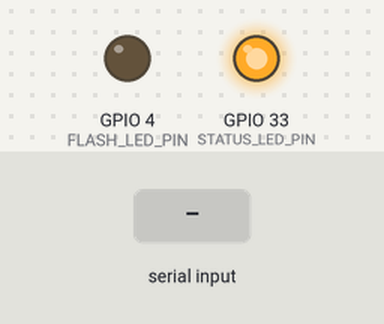
This sketch was run on a simulated ESP32. Parts: output pins drawn as LEDs (lit = HIGH). Inputs (shaded band) come from the test bench. WiFi joins after 1.5 s; servers stay silent unless stated; the camera gives no picture; what the sketch prints to the serial monitor is not drawn.

Above: at 7.4 s.
7.5 s: "ANALYZE\n" received over Serial
At 7.6 s:
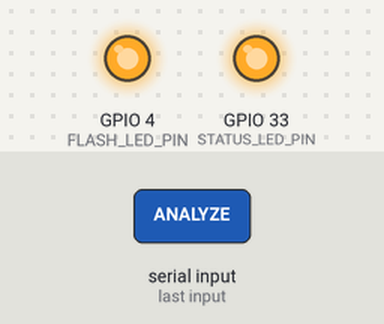
At 8.9 s:
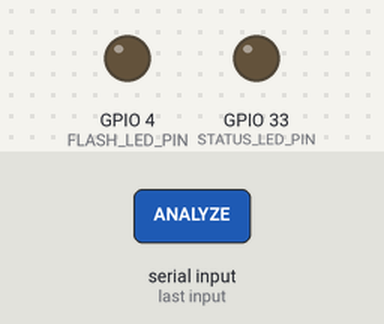
9.1 s: "INIT\n" received over Serial
11.8 s: "STATUS\n" received over Serial
Timing chart, 0 to 19.8 s (numbered marks = the images above; inputs shaded):
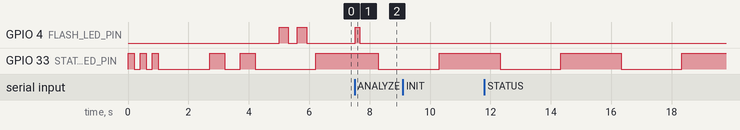

The sketch:

ESP32_Car_Damage_Bridge.ino
```cpp
/*
 * ESP32-CAM Car Damage Detection Bridge
 * ====================================
 *
 * This code creates a bridge between STM32F103C8T6 and Flask AI server
 * for real-time car damage detection using ESP32-CAM module.
 *
 * Features:
 * - WiFi connectivity for AI server communication
 * - Camera capture and image upload to Flask server
 * - UART communication with STM32 microcontroller
 * - JSON response processing and forwarding
 * - Automatic retry and error handling
 * - Status LED indicators
 *
 * Hardware: ESP32-CAM (AI-Thinker)
 * Author: AI Assistant
 * Date: November 2025
 */

#include "esp_camera.h"
#include <WiFi.h>
#include <HTTPClient.h>
#include <ArduinoJson.h>
#include <Base64.h>

// ======================== WiFi Configuration ========================
const char* ssid = "YOUR_WIFI_NAME";          // Replace with your WiFi SSID
const char* password = "YOUR_WIFI_PASSWORD";   // Replace with your WiFi password
const char* flask_server = "http://192.168.1.100:5000";  // Replace with your PC IP

// ======================== Pin Definitions ========================
#define FLASH_LED_PIN 4     // Built-in flash LED
#define STATUS_LED_PIN 33   // Status LED (if available)

// ======================== Camera Configuration ========================
// AI-Thinker ESP32-CAM pin configuration
#define PWDN_GPIO_NUM     32
#define RESET_GPIO_NUM    -1
#define XCLK_GPIO_NUM      0
#define SIOD_GPIO_NUM     26
#define SIOC_GPIO_NUM     27
#define Y9_GPIO_NUM       35
#define Y8_GPIO_NUM       34
#define Y7_GPIO_NUM       39
#define Y6_GPIO_NUM       36
#define Y5_GPIO_NUM       21
#define Y4_GPIO_NUM       19
#define Y3_GPIO_NUM       18
#define Y2_GPIO_NUM        5
#define VSYNC_GPIO_NUM    25
#define HREF_GPIO_NUM     23
#define PCLK_GPIO_NUM     22

// ======================== Global Variables ========================
bool wifi_connected = false;
bool camera_initialized = false;
unsigned long last_heartbeat = 0;
unsigned long last_analysis_request = 0;
int analysis_counter = 0;
String latest_result = "";

// Camera and HTTP objects
camera_fb_t * fb = NULL;
HTTPClient http;
WiFiClient client;

// ======================== Function Declarations ========================
void setup();
void loop();
bool initializeWiFi();
bool initializeCamera();
bool performDamageAnalysis();
bool uploadImageForAnalysis();
void handleSTM32Commands();
void sendToSTM32(String message);
void blinkLED(int pin, int times, int delayMs);
void updateStatusLED();
String parseFlaskResponse(String response);

// ======================== Setup Function ========================
void setup() {
  Serial.begin(115200);

  // Initialize pins
  pinMode(FLASH_LED_PIN, OUTPUT);
  pinMode(STATUS_LED_PIN, OUTPUT);
  digitalWrite(FLASH_LED_PIN, LOW);
  digitalWrite(STATUS_LED_PIN, LOW);

  Serial.println("\n=======================================");
  Serial.println("🚗 ESP32-CAM Car Damage Detection Bridge");
  Serial.println("=======================================");

  // Startup LED sequence
  blinkLED(STATUS_LED_PIN, 3, 200);

  // Initialize WiFi
  Serial.println("🌐 Initializing WiFi...");
  wifi_connected = initializeWiFi();

  if (wifi_connected) {
    Serial.println("✅ WiFi connected successfully");
    Serial.print("📡 IP Address: ");
    Serial.println(WiFi.localIP());
    blinkLED(STATUS_LED_PIN, 2, 500);
  } else {
    Serial.println("❌ WiFi connection failed");
    blinkLED(STATUS_LED_PIN, 5, 100);  // Fast blink = error
  }

  // Initialize camera
  Serial.println("📸 Initializing camera...");
  camera_initialized = initializeCamera();

  if (camera_initialized) {
    Serial.println("✅ Camera initialized successfully");
    blinkLED(FLASH_LED_PIN, 2, 300);
  } else {
    Serial.println("❌ Camera initialization failed");
    blinkLED(FLASH_LED_PIN, 5, 100);
  }

  // System ready
  if (wifi_connected && camera_initialized) {
    Serial.println("🚀 System ready for car damage detection!");
    sendToSTM32("SYSTEM_READY");
  } else {
    Serial.println("⚠️  System initialization incomplete");
    sendToSTM32("SYSTEM_ERROR");
  }

  Serial.println("=======================================\n");
}

// ======================== Main Loop ========================
void loop() {
  // Handle incoming commands from STM32
  handleSTM32Commands();

  // Update status LED
  updateStatusLED();

  // Heartbeat every 10 seconds
  if (millis() - last_heartbeat > 10000) {
    last_heartbeat = millis();

    // Check WiFi connection
    if (WiFi.status() != WL_CONNECTED) {
      wifi_connected = false;
      Serial.println("⚠️  WiFi disconnected, attempting reconnection...");
      wifi_connected = initializeWiFi();
    }

    // Send heartbeat to STM32
    if (wifi_connected && camera_initialized) {
      sendToSTM32("HEARTBEAT_OK");
    } else {
      sendToSTM32("HEARTBEAT_ERROR");
    }
  }

  delay(100);  // Small delay to prevent watchdog issues
}

// ======================== WiFi Functions ========================
bool initializeWiFi() {
  WiFi.begin(ssid, password);
  Serial.print("Connecting to WiFi");

  int attempts = 0;
  while (WiFi.status() != WL_CONNECTED && attempts < 20) {
    delay(500);
    Serial.print(".");
    attempts++;
  }

  if (WiFi.status() == WL_CONNECTED) {
    Serial.println();
    return true;
  } else {
    Serial.println(" Failed!");
    return false;
  }
}

// ======================== Camera Functions ========================
bool initializeCamera() {
  camera_config_t config;
  config.ledc_channel = LEDC_CHANNEL_0;
  config.ledc_timer = LEDC_TIMER_0;
  config.pin_d0 = Y2_GPIO_NUM;
  config.pin_d1 = Y3_GPIO_NUM;
  config.pin_d2 = Y4_GPIO_NUM;
  config.pin_d3 = Y5_GPIO_NUM;
  config.pin_d4 = Y6_GPIO_NUM;
  config.pin_d5 = Y7_GPIO_NUM;
  config.pin_d6 = Y8_GPIO_NUM;
  config.pin_d7 = Y9_GPIO_NUM;
  config.pin_xclk = XCLK_GPIO_NUM;
  config.pin_pclk = PCLK_GPIO_NUM;
  config.pin_vsync = VSYNC_GPIO_NUM;
  config.pin_href = HREF_GPIO_NUM;
  config.pin_sscb_sda = SIOD_GPIO_NUM;
  config.pin_sscb_scl = SIOC_GPIO_NUM;
  config.pin_pwdn = PWDN_GPIO_NUM;
  config.pin_reset = RESET_GPIO_NUM;
  config.xclk_freq_hz = 20000000;
  config.pixel_format = PIXFORMAT_JPEG;

  // Frame size configuration
  if (psramFound()) {
    config.frame_size = FRAMESIZE_SVGA;  // 800x600
    config.jpeg_quality = 10;            // Lower = better quality
    config.fb_count = 2;
  } else {
    config.frame_size = FRAMESIZE_CIF;   // 352x288
    config.jpeg_quality = 12;
    config.fb_count = 1;
  }

  // Initialize camera
  esp_err_t err = esp_camera_init(&config);
  if (err != ESP_OK) {
    Serial.printf("Camera init failed with error 0x%x\n", err);
    return false;
  }

  // Camera sensor adjustments for better car damage detection
  sensor_t * s = esp_camera_sensor_get();
  if (s != NULL) {
    s->set_brightness(s, 0);     // -2 to 2
    s->set_contrast(s, 1);       // -2 to 2
    s->set_saturation(s, 0);     // -2 to 2
    s->set_special_effect(s, 0); // 0 to 6 (0=No Effect, 1=Negative, 2=Grayscale, 3=Red Tint, 4=Green Tint, 5=Blue Tint, 6=Sepia)
    s->set_whitebal(s, 1);       // 0 = disable , 1 = enable
    s->set_awb_gain(s, 1);       // 0 = disable , 1 = enable
    s->set_wb_mode(s, 0);        // 0 to 4 - if awb_gain enabled (0 - Auto, 1 - Sunny, 2 - Cloudy, 3 - Office, 4 - Home)
    s->set_exposure_ctrl(s, 1);  // 0 = disable , 1 = enable
    s->set_aec2(s, 0);           // 0 = disable , 1 = enable
    s->set_ae_level(s, 0);       // -2 to 2
    s->set_aec_value(s, 300);    // 0 to 1200
    s->set_gain_ctrl(s, 1);      // 0 = disable , 1 = enable
    s->set_agc_gain(s, 0);       // 0 to 30
    s->set_gainceiling(s, (gainceiling_t)0);  // 0 to 6
    s->set_bpc(s, 0);            // 0 = disable , 1 = enable
    s->set_wpc(s, 1);            // 0 = disable , 1 = enable
    s->set_raw_gma(s, 1);        // 0 = disable , 1 = enable
    s->set_lenc(s, 1);           // 0 = disable , 1 = enable
    s->set_hmirror(s, 0);        // 0 = disable , 1 = enable
    s->set_vflip(s, 0);          // 0 = disable , 1 = enable
    s->set_dcw(s, 1);            // 0 = disable , 1 = enable
    s->set_colorbar(s, 0);       // 0 = disable , 1 = enable
  }

  return true;
}

// ======================== Damage Analysis Functions ========================
bool performDamageAnalysis() {
  if (!camera_initialized || !wifi_connected) {
    Serial.println("❌ Cannot perform analysis: camera or WiFi not ready");
    sendToSTM32("{\"status\":\"error\",\"message\":\"System not ready\"}");
    return false;
  }

  Serial.println("📸 Starting damage analysis...");

  // Flash LED to indicate capture
  digitalWrite(FLASH_LED_PIN, HIGH);
  delay(100);

  // Capture image
  fb = esp_camera_fb_get();
  digitalWrite(FLASH_LED_PIN, LOW);

  if (!fb) {
    Serial.println("❌ Camera capture failed");
    sendToSTM32("{\"status\":\"error\",\"message\":\"Camera capture failed\"}");
    return false;
  }

  Serial.printf("📷 Image captured: %dx%d, %d bytes\n",
                fb->width, fb->height, fb->len);

  // Upload to Flask server
  bool success = uploadImageForAnalysis();

  // Return frame buffer
  esp_camera_fb_return(fb);
  fb = NULL;

  analysis_counter++;
  last_analysis_request = millis();

  return success;
}

bool uploadImageForAnalysis() {
  if (!fb) {
    Serial.println("❌ No image to upload");
    return false;
  }

  Serial.println("🌐 Uploading image to Flask server...");

  http.begin(client, String(flask_server) + "/upload");
  http.addHeader("Content-Type", "multipart/form-data; boundary=----WebKitFormBoundary7MA4YWxkTrZu0gW");

  // Create multipart form data
  String boundary = "----WebKitFormBoundary7MA4YWxkTrZu0gW";
  String header = "--" + boundary + "\r\n";
  header += "Content-Disposition: form-data; name=\"image\"; filename=\"esp32_image.jpg\"\r\n";
  header += "Content-Type: image/jpeg\r\n\r\n";

  String footer = "\r\n--" + boundary + "--\r\n";

  // Calculate content length
  int contentLength = header.length() + fb->len + footer.length();
  http.addHeader("Content-Length", String(contentLength));

  // Send request
  WiFiClient* stream = http.getStreamPtr();

  // Send header
  stream->print(header);

  // Send image data in chunks
  const uint8_t* data = fb->buf;
  size_t remaining = fb->len;
  const size_t chunkSize = 1024;

  while (remaining > 0) {
    size_t toSend = min(remaining, chunkSize);
    stream->write(data, toSend);
    data += toSend;
    remaining -= toSend;
    delay(1);  // Small delay to prevent WDT
  }

  // Send footer
  stream->print(footer);

  // Get response
  int httpCode = http.GET();
  String response = "";

  if (httpCode > 0) {
    response = http.getString();
    Serial.printf("🔄 HTTP Response: %d\n", httpCode);

    if (httpCode == 200) {
      Serial.println("✅ Image uploaded successfully");

      // Parse and forward response to STM32
      String parsed_response = parseFlaskResponse(response);
      sendToSTM32(parsed_response);
      latest_result = parsed_response;

      http.end();
      return true;
    } else {
      Serial.printf("❌ HTTP Error: %d\n", httpCode);
      Serial.println("Response: " + response);
    }
  } else {
    Serial.printf("❌ HTTP Request failed: %s\n", http.errorToString(httpCode).c_str());
  }

  http.end();

  // Send error response to STM32
  sendToSTM32("{\"status\":\"error\",\"message\":\"Upload failed\"}");
  return false;
}

// ======================== Communication Functions ========================
void handleSTM32Commands() {
  if (Serial.available()) {
    String command = Serial.readStringUntil('\n');
    command.trim();

    Serial.println("📨 Received from STM32: " + command);

    if (command == "INIT") {
      // System status check
      if (wifi_connected && camera_initialized) {
        sendToSTM32("{\"status\":\"success\",\"message\":\"System ready\"}");
      } else {
        sendToSTM32("{\"status\":\"error\",\"message\":\"System not ready\"}");
      }
    }
    else if (command == "ANALYZE") {
      // Perform damage analysis
      performDamageAnalysis();
    }
    else if (command == "STATUS") {
      // Send system status
      StaticJsonDocument<200> statusDoc;
      statusDoc["wifi_connected"] = wifi_connected;
      statusDoc["camera_ready"] = camera_initialized;
      statusDoc["analysis_count"] = analysis_counter;
      statusDoc["uptime"] = millis() / 1000;
      statusDoc["free_heap"] = ESP.getFreeHeap();

      String statusJson;
      serializeJson(statusDoc, statusJson);
      sendToSTM32(statusJson);
    }
    else if (command == "LATEST") {
      // Send latest result
      if (latest_result.length() > 0) {
        sendToSTM32(latest_result);
      } else {
        sendToSTM32("{\"status\":\"no_data\",\"message\":\"No analysis performed yet\"}");
      }
    }
    else {
      Serial.println("❓ Unknown command: " + command);
      sendToSTM32("{\"status\":\"error\",\"message\":\"Unknown command\"}");
    }
  }
}

void sendToSTM32(String message) {
  Serial.println("📤 Sending to STM32: " + message);
  Serial.print(message);
  Serial.print("\r\n");
  Serial.flush();
}

String parseFlaskResponse(String response) {
  // Parse JSON response from Flask server
  StaticJsonDocument<512> doc;
  DeserializationError error = deserializeJson(doc, response);

  if (error) {
    Serial.println("❌ JSON parsing failed: " + String(error.c_str()));
    return "{\"status\":\"error\",\"message\":\"JSON parse error\"}";
  }

  // Extract key information
  StaticJsonDocument<256> result;
  result["status"] = doc["status"] | "error";
  result["damage_detected"] = doc["damage_detected"] | false;
  result["damage_type"] = doc["damage_type"] | "Unknown";
  result["confidence"] = doc["confidence"] | 0.0;
  result["severity"] = doc["severity"] | 0;
  result["timestamp"] = doc["timestamp"] | "";
  result["message"] = doc["message"] | "";

  String resultJson;
  serializeJson(result, resultJson);

  return resultJson;
}

// ======================== Utility Functions ========================
void blinkLED(int pin, int times, int delayMs) {
  for (int i = 0; i < times; i++) {
    digitalWrite(pin, HIGH);
    delay(delayMs);
    digitalWrite(pin, LOW);
    delay(delayMs);
  }
}

void updateStatusLED() {
  static unsigned long lastBlink = 0;
  static bool ledState = false;

  unsigned long interval;

  if (!wifi_connected || !camera_initialized) {
    interval = 200;  // Fast blink for error
  } else {
    interval = 2000; // Slow blink for normal operation
  }

  if (millis() - lastBlink > interval) {
    ledState = !ledState;
    digitalWrite(STATUS_LED_PIN, ledState);
    lastBlink = millis();
  }
}
```

Measured:
- after the input at 7.5 s, GPIO 4 (FLASH_LED_PIN): LOW → HIGH at once, → LOW 0.16 s later
- by itself, GPIO 33 (STATUS_LED_PIN): alternates HIGH for 2.0 s and LOW for 2.0 s
